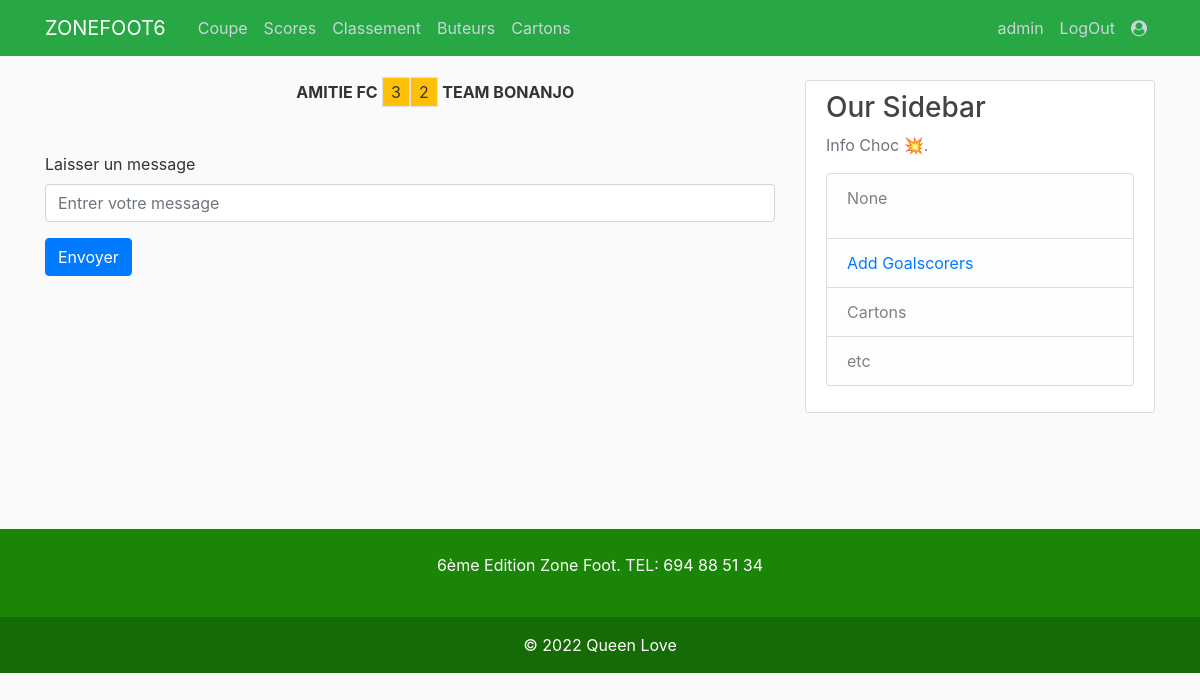
Before: /fixture_detail/2/ (signed in) with the older database file.
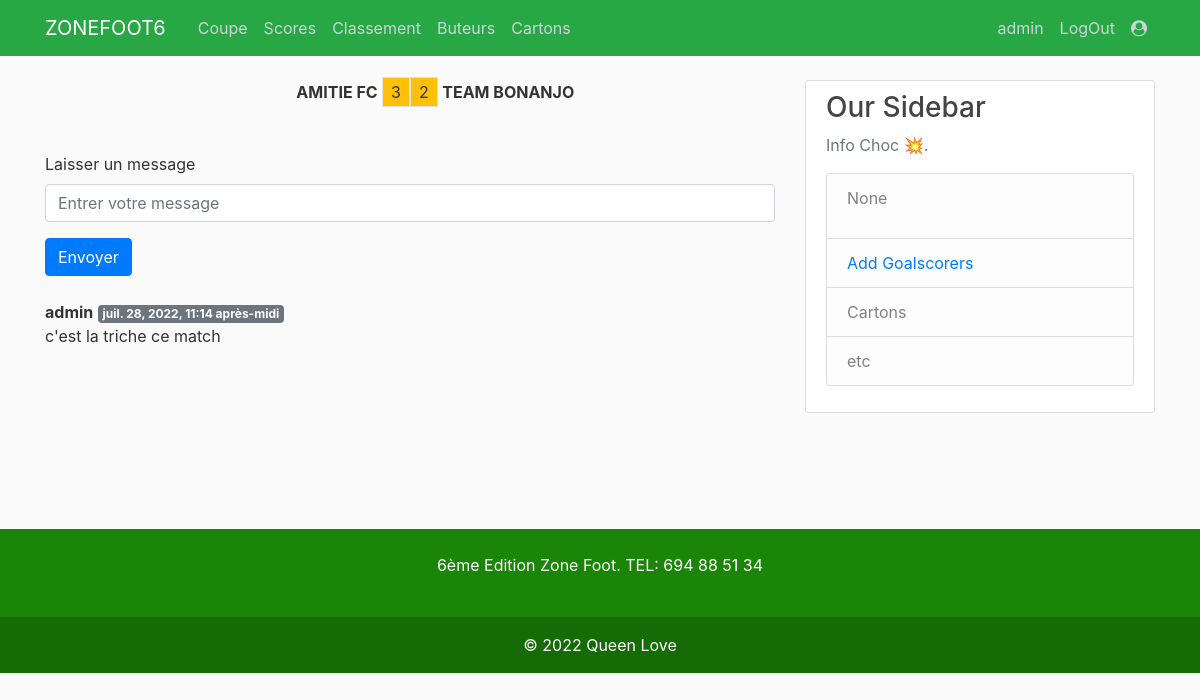
After: the same page with the newer database file.
### scores/models.py (models this page shows, shortened)
class Comment(models.Model):
    user = models.ForeignKey(User, on_delete=models.CASCADE)
    match = models.ForeignKey(Fixture, on_delete=models.CASCADE)
    text = models.TextField()
    created_at = models.DateTimeField(auto_now_add=True)
    updated = models.DateTimeField(auto_now=True)

### scores/views.py (the view)
# urls.py: path('fixture_detail/<int:id>/', views.fixture_detail, name='fixture_detail'),
@login_required
def fixture_detail(request, id):
    fixture = get_object_or_404(Fixture, pk=id)
    home_team = fixture.home_team
    away_team = fixture.away_team
    home_team_buts = But.objects.filter(match = fixture, player__team = home_team)
    away_team_buts = But.objects.filter(match = fixture, player__team = away_team)
    home_team_cartons = Carton.objects.filter(match = fixture, player__team = home_team)
    away_team_cartons = Carton.objects.filter(match = fixture, player__team = away_team)
    comments = Comment.objects.filter(match = fixture).order_by('-created_at')
    paginator = Paginator(comments, 20)
    page = request.GET.get('page', 1)
    comments = paginator.get_page(page)
    context={'home_team_buts': home_team_buts, 'away_team_buts': away_team_buts, 'away_team_cartons': away_team_cartons,
    'home_team_cartons':home_team_cartons, 'fixture': fixture, 'comments': comments}
    return render(request, 'fixture_detail.html', context)

### scores/context_processors.py (called while the page is built)
def infochoc(request):
    return {
        'info': Info.objects.last()
    }

### scores/models.py (called while the page is built)
    def __str__(self):
        return self.name

### scores/templates/fixture_detail.html (shortened to what this page needs)
{% extends 'base.html' %}
{% load static %}
{% block content %}
<main>
    <div id="fixturelist-container">
    <div class="fixture row">
        <div class="home col-6 text-right p-0">
            <span class="font-weight-bold">{{ fixture.home_team }}</span>
            <span class="border px-2 py-1 bg-warning">{{ fixture.home_goals }}</span>
            <br>
            <div>
                <br>
            </div>
            <br>
        </div>
        <div class="away col-6 text-left p-0">
            <span class="border px-2 py-1 bg-warning">{{ fixture.away_goals }}</span>
            <span class="font-weight-bold">{{ fixture.away_team }}</span>
            <br>
            <div>
                <br>
            </div>
            <br>
        </div>
    </div>
    <div class="row">
    <div class="col-sm-12">
        <form action="{% url 'addMessage' %}" method="post">
            <div class="form-group">
                <label>Laisser un message</label>
                <input type="text" name="comment" placeholder="Entrer votre message" class="form-control" required>
            </div>
            <button type="submit" class="btn btn-primary">Envoyer</button>
        </form>
        <br>
        <div>
            {% for comment in comments %}
            <div class="row mt-10">
                <div class="col-md-12">
                    <b>{{comment.user.username}}</b> <span class="badge badge-secondary">{{comment.created_at}}</span>
                    <div>{{ comment.text }}</div>
                </div>
            </div>
            {% endfor %}
        </div>
    </div>
    </div>
    </div>
    <br>
    <br>
</main>
{% endblock %}

Changed rows visible on the page:
added Comment: user.username "admin", created_at "juil. 28, 2022, 11:14 après-midi", text "c'est la triche ce match"
